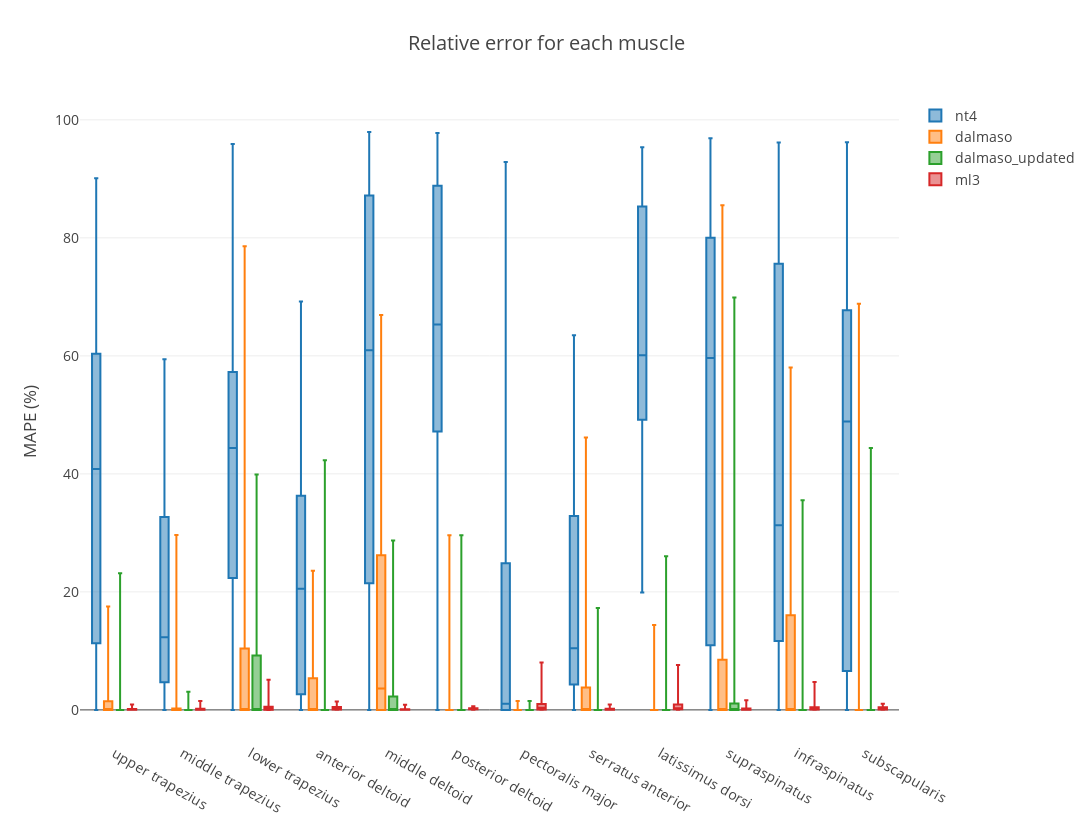

The cell this chart's notebook holds for it:
### Markdown cell above
## 8.2. Relative error for each muscle

### Code cell
error_box = mvc.plot.compare_methods(
    stats,
    descriptions,
    included_muscle=np.arange(12),
    title='Relative error for each muscle',
    ytitle='MAPE (%)')
py.iplot(error_box, filename='mvc/error_box')

### Figure 1 — Plotly figure (JSON) as saved in the notebook; plotly's stock layout.template omitted (floating-point values rounded to 4 significant figures; data arrays with more than 128 entries replaced by an {"elided": "..."} marker saying what was removed)
{"data": [{"boxpoints": false, "marker": {"color": "#1f77b4"}, "name": "nt4", "type": "box", "x": {"elided": "344 str values"}, "y": {"elided": "344 float values"}}, {"boxpoints": false, "marker": {"color": "#ff7f0e"}, "name": "dalmaso", "type": "box", "x": {"elided": "344 str values"}, "y": {"elided": "344 float values"}}, {"boxpoints": false, "marker": {"color": "#2ca02c"}, "name": "dalmaso_updated", "type": "box", "x": {"elided": "344 str values"}, "y": {"elided": "344 float values"}}, {"boxpoints": false, "marker": {"color": "#d62728"}, "name": "ml3", "type": "box", "x": {"elided": "344 str values"}, "y": {"elided": "344 float values"}}], "layout": {"boxmode": "group", "font": {"size": 14}, "height": 822, "hovermode": "closest", "title": "Relative error for each muscle", "width": 1096, "yaxis": {"title": "MAPE (%)"}}}
